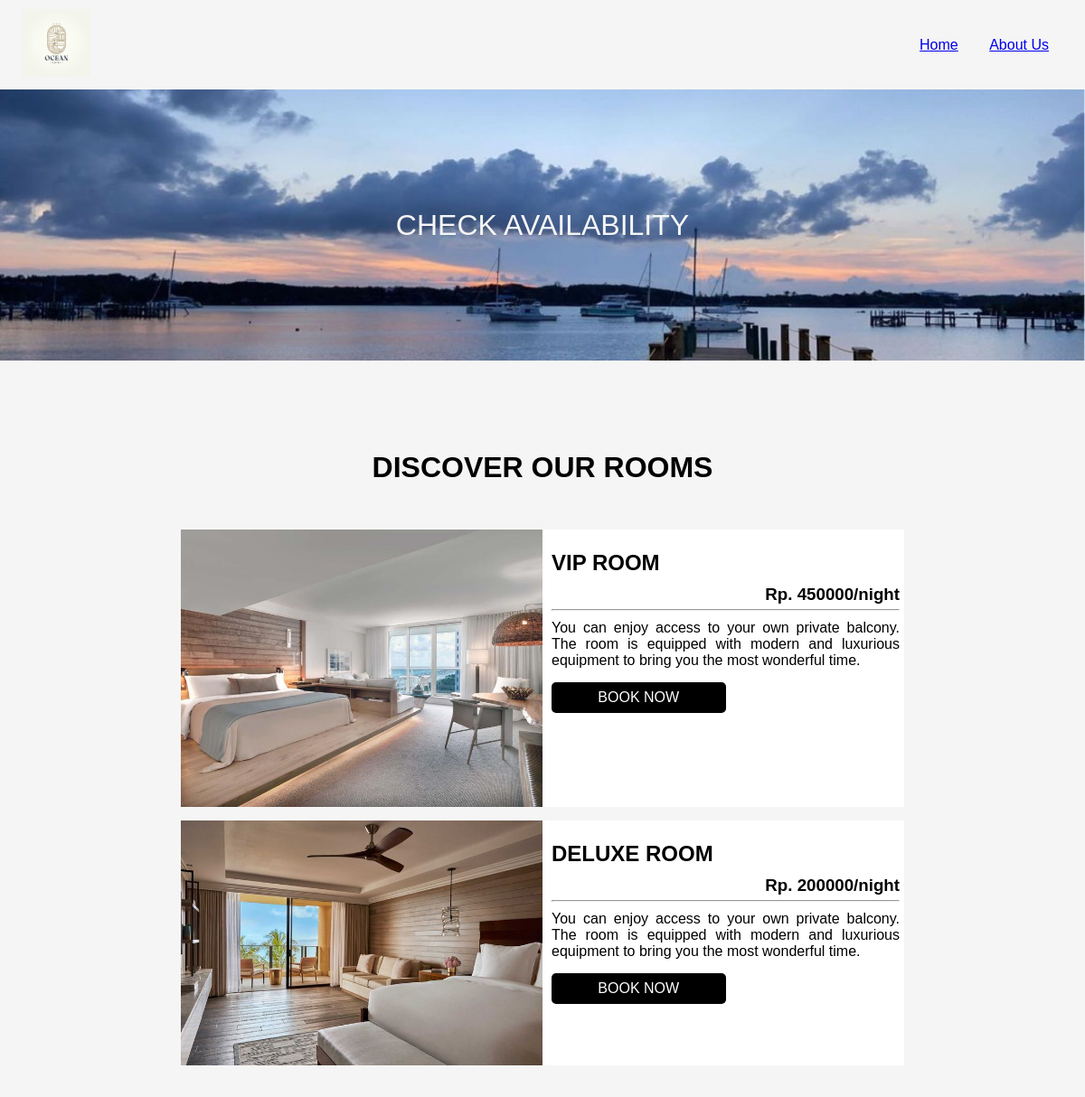
The app's page /home.php with its own data.
### tables this page shows
CREATE TABLE `kamar` (
  `id_kamar` int(11) NOT NULL,
  `id_adminFK` int(11) DEFAULT NULL,
  `harga_kamar` int(11) NOT NULL,
  `tipe_kamar` varchar(40) NOT NULL,
  `keterangan` varchar(255) NOT NULL,
  `gambar_kamar` varchar(255) NOT NULL
);

### home.php (the view, shortened to what this page needs)
<!DOCTYPE html>
<html lang="en">
  <head>
    <link rel="stylesheet" href="home.css" />
  </head>
  <body>
    <div class="container">
      <div class="nav">
        <div class="logo">
          <img src="logo.jpg" alt="" />
        </div>
        <div class="bar">
          <a href="#">Home</a>
          <a href="#">About Us</a>
        </div>
      </div>
      <div class="header">
        <img src="header.jpg" alt="" style="width: 100%">
        <div class="text_center">CHECK AVAILABILITY</div>
      </div>
      <div class="rooms">
        <h1>DISCOVER OUR ROOMS</h1>
        <?php
        include "connect.php";
        $query = mysqli_query($conn, "SELECT * FROM `kamar`");
        while($data = mysqli_fetch_array($query)){
        ?>
        <div class="display">
          <div class="left">
            <img src="upload/<?= $data['gambar_kamar']; ?>" alt="" />
          </div>
          <div class="right">
            <br>
            <h2><?= $data['tipe_kamar']; ?></h2>
            <h3>Rp. <?= $data['harga_kamar']; ?>/night</h3>
            <hr>
            <p><?= $data['keterangan']; ?></p>
            <a href="booking.php?id=<?= $data['id_kamar']; ?>"><button type="submit" name="booking">BOOK NOW</button></a>
          </div>
        </div>
        <?php } ?>
      </div>
    </div>
  </body>
</html>

### home.css (style rules this page uses)
* { margin: 0; padding: 0; box-sizing: border-box; font-family: 'Gill Sans', 'Gill Sans MT', Calibri, 'Trebuchet MS', sans-serif; }
body { justify-content: center; align-items: center; min-height: 100vh; background-color: rgb(39, 44, 53); }
.container { background-color: white; width: 100%; }
.nav { background-color: whitesmoke; width: 100%; padding: 10px 25px; display: flex; justify-content: space-between; align-items: center; z-index: 100; }
.logo img { width: 75px; height: 100%; }
.bar a { padding: 15px; border: 10px; }
.header { position: relative; text-align: center; color: whitesmoke; height: 300px; }
.header img { height: 100%; }
.text_center { position: absolute; top: 50%; left: 50%; transform: translate(-50%, -50%); font-size: xx-large; }
.rooms { display: block; background-color: whitesmoke; width: 100%; padding-top: 50px; padding-left: 10px; padding-right: 10px; padding-bottom: 20px; }
.rooms h1 { text-align: center; margin: 50px; }
.display { display: flex; max-width: 800px; margin-left: auto; margin-right: auto; margin-bottom: 15px; }
.left { width: 50%; }
.left img { height: 100%; width: 100%; }
.right { background-color: white; padding: 5px; padding-left: 10px; width: 50%; }
.right h2 { text-align: left; margin-bottom: 10px; }
.right h3 { text-align: right; margin-bottom: 5px; }
.right p { text-align: justify; margin-top: 10px; }
.right button { border: none; outline: none; padding: 8px; width: 50%; color: white; font-size: 16px; cursor: pointer; margin-top: 15px; border-radius: 5px; background-color: black; }

### records on screen
kamar: gambar_kamar (picture), tipe_kamar "VIP ROOM", harga_kamar "450000", keterangan "You can enjoy access to your own private balcony. The room is equipped with modern and luxurious equipment to bring you the most wonderful time."
kamar: gambar_kamar (picture), tipe_kamar "DELUXE ROOM", harga_kamar "200000", keterangan "You can enjoy access to your own private balcony. The room is equipped with modern and luxurious equipment to bring you the most wonderful time."
